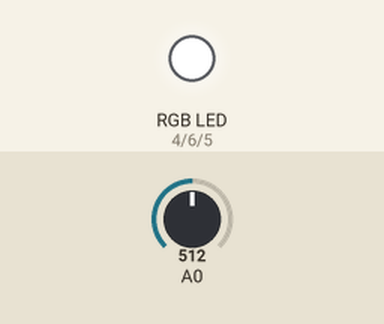
This sketch was run on a simulated Arduino Uno, built with avr-gcc and run on an emulated ATmega328P. Shown: an RGB LED mixed from three pins (HIGH = lit). The inputs (shaded band) are chosen by the test bench; at power-on: A0 = 512. What the sketch prints to the serial monitor is not drawn.

Above: at 0.1 s.
Timing chart, 0 to 1.6 s (numbered marks = the images above):
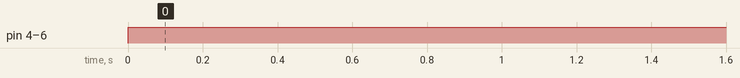

Measured:
- by itself, pin 4 (redPin), pin 5 (bluePin), pin 6 (greenPin): LOW → HIGH at 0.00 s

The sketch:

SingleSensor.ino
```cpp
#include <Wire.h>


// defines for setting and clearing register bits
#ifndef cbi
#define cbi(sfr, bit) (_SFR_BYTE(sfr) &= ~_BV(bit))
#endif
#ifndef sbi
#define sbi(sfr, bit) (_SFR_BYTE(sfr) |= _BV(bit))
#endif


// RGB pin assigment
#define redPin    4
#define greenPin  6
#define bluePin   5

void setup()
{
  // set prescale to 16  (to speed up the analogRead function)
//  sbi(ADCSRA,ADPS2) ;
//  cbi(ADCSRA,ADPS1) ;
//  cbi(ADCSRA,ADPS0) ;
  cbi(ADCSRA,ADPS2) ;
  sbi(ADCSRA,ADPS1) ;
  cbi(ADCSRA,ADPS0) ;

  // set mode and initial values for RGB controll pins
  pinMode(redPin, OUTPUT);
  pinMode(greenPin, OUTPUT);
  pinMode(bluePin, OUTPUT);
  digitalWrite(redPin, HIGH);
  digitalWrite(greenPin, HIGH);
  digitalWrite(bluePin, HIGH);

  // start serial for output
  Serial.begin(9600);
}

#define SAMPLES 5

int rd()
{
  return (analogRead(0) + analogRead(0) + analogRead(0) + analogRead(0)) >> 2;
//  return (analogRead(0) + analogRead(0) ) >> 1;
}

void loop()
{
  int raw[SAMPLES];
  int i;
  long t0;
  long t1;

  while (true)
  {
    t0= micros();

    raw[0] = rd();

    digitalWrite(redPin,LOW);
    raw[1] = rd();
    digitalWrite(redPin,HIGH);

    digitalWrite(greenPin,LOW);
    raw[2] = rd();
    digitalWrite(greenPin,HIGH);

    digitalWrite(bluePin,LOW);
    raw[3] = rd();
    digitalWrite(bluePin,HIGH);

    raw[4] = rd();

    t1= micros();

    Serial.print(t1-t0);
    Serial.print("us ");
    // write reading to console
    for (i=0; i<SAMPLES; i++)
    {
      Serial.print(raw[i]);
      Serial.print(" ");
    }
    Serial.print("\n");

    delay(1000);
  }
}
```
